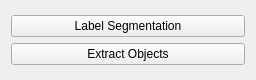
<?xml version="1.0" encoding="UTF-8"?>
<ui version="4.0">
 <class>containingWidget</class>
 <widget class="QWidget" name="containingWidget">
  <property name="geometry">
   <rect>
    <x>0</x>
    <y>0</y>
    <width>256</width>
    <height>80</height>
   </rect>
  </property>
  <property name="sizePolicy">
   <sizepolicy hsizetype="Preferred" vsizetype="Preferred">
    <horstretch>1</horstretch>
    <verstretch>0</verstretch>
   </sizepolicy>
  </property>
  <property name="minimumSize">
   <size>
    <width>256</width>
    <height>0</height>
   </size>
  </property>
  <property name="baseSize">
   <size>
    <width>0</width>
    <height>0</height>
   </size>
  </property>
  <property name="windowTitle">
   <string>Form</string>
  </property>
  <layout class="QVBoxLayout" name="verticalLayout_2">
   <item>
    <layout class="QVBoxLayout" name="verticalLayout">
     <item>
      <widget class="QPushButton" name="labelImageButton">
       <property name="styleSheet">
        <string notr="true"/>
       </property>
       <property name="text">
        <string>Label Segmentation</string>
       </property>
      </widget>
     </item>
     <item>
      <widget class="QPushButton" name="extractObjectsButton">
       <property name="text">
        <string>Extract Objects</string>
       </property>
      </widget>
     </item>
    </layout>
   </item>
  </layout>
 </widget>
 <resources/>
 <connections/>
</ui>
